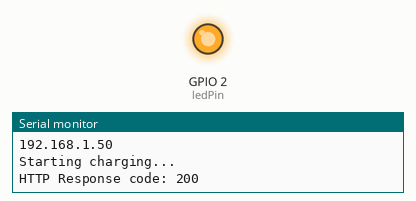
Bench run of a sketch on a simulated ESP32. Shown: output pins drawn as LEDs (lit = HIGH), the last lines printed to the serial monitor. WiFi joins after 1.5 s; servers stay silent unless stated; uploads are accepted with an empty reply.

Above: at 1.9 s.
At 26.6 s:
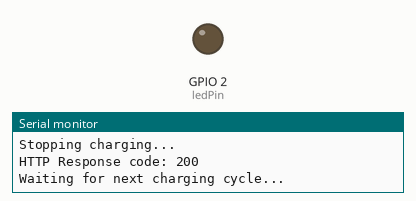
Timing chart, 0 to 54.0 s (numbered marks = the images above):
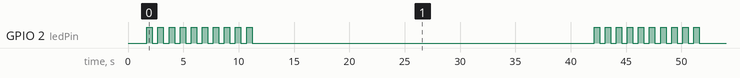

The sketch:

esp32-example.ino
```cpp
#include <WiFi.h>
#include <HTTPClient.h>

// --- Wi-Fi Configuration ---
const char* ssid = "Arun";
const char* password = "muthuarun123";

// --- Server Configuration ---
const char* serverAddress = "https://z8wx84pw-3000.inc1.devtunnels.ms/"; // Replace with your computer's IP address

// --- Charger Configuration ---
const int stationId = 1;
const char* vehicleId = "ESP32-Vehicle";

// --- LED Configuration ---
const int ledPin = 2; // Usually GPIO 2 on ESP32
bool sendChargingRequest(String action);
void setup() {
  Serial.begin(9600);
  pinMode(ledPin, OUTPUT);

  // Connect to Wi-Fi
  Serial.print("Connecting to ");
  Serial.println(ssid);
  WiFi.begin(ssid, password);
  while (WiFi.status() != WL_CONNECTED) {
    delay(500);
    Serial.print(".");
  }
  Serial.println("\nWiFi connected");
  Serial.println("IP address: ");
  Serial.println(WiFi.localIP());
}

void loop() {
  // --- Start Charging ---
  Serial.println("Starting charging...");
  if (sendChargingRequest("start")) {
    // Blink LED while charging
    for (int i = 0; i < 10; i++) {
      digitalWrite(ledPin, HIGH);
      delay(500);
      digitalWrite(ledPin, LOW);
      delay(500);
    }

    // --- Stop Charging ---
    Serial.println("Stopping charging...");
    sendChargingRequest("stop");
  }

  // Wait for 30 seconds before starting a new cycle
  Serial.println("Waiting for next charging cycle...");
  delay(30000);
}

bool sendChargingRequest(String action) {
  HTTPClient http;
  String server = String(serverAddress);
  if (server.endsWith("/")) {
    server.remove(server.length() - 1);
  }
  String url = server + "/api/charger/" + stationId + "/" + action;

  http.begin(url);
  http.addHeader("Content-Type", "application/json");

  String payload = "{\"vehicleId\":\"" + String(vehicleId) + "\"}";

  int httpResponseCode = http.POST(payload);

  if (httpResponseCode > 0) {
    String response = http.getString();
    Serial.println("HTTP Response code: " + String(httpResponseCode));
    Serial.println(response);
    http.end();
    return true;
  }
  else {
    Serial.println("Error on sending POST request");
    Serial.println("HTTP Response code: " + String(httpResponseCode));
    http.end();
    return false;
  }
}
```

Measured:
- by itself, GPIO 2 (ledPin): repeats every 40.4 s: 9 × (LOW 0.50 s, HIGH 0.50 s), LOW 30.9 s, HIGH 0.50 s
- by itself, everything shown: repeats every 40.4 s, in 20 steps
